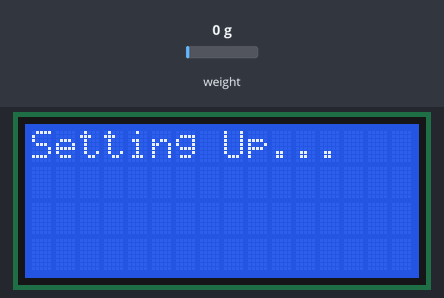
Recording of a sketch running on a simulated ESP8266 (NodeMCU). Shown: 16×4 character LCD. Inputs (shaded band) come from the test bench; at power-on: weight on the scale 0 g. WiFi joins after 1.5 s; servers stay silent unless stated; what the sketch prints to the serial monitor is not drawn.

Above: at 2.7 s.
At 5.7 s:
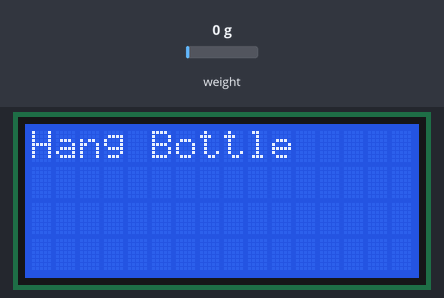
18.1 s: weight on the scale set to 100 g
At 22.9 s:
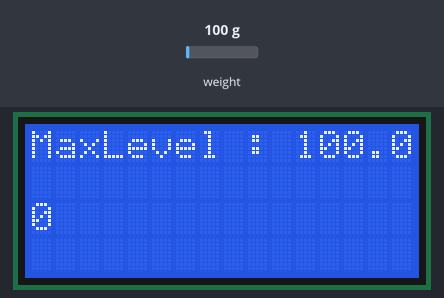
At 25.1 s:
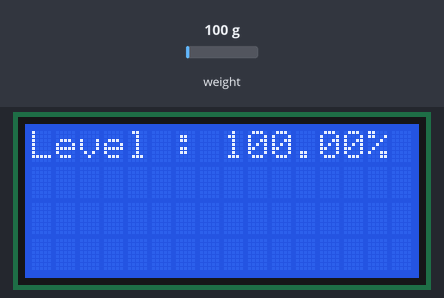
Timing chart, 0 to 26.6 s (numbered marks = the images above; inputs shaded):
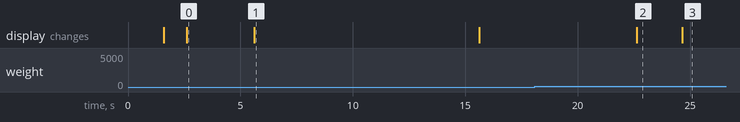

The sketch:

DEVICE_CODE.ino
```cpp
// Display:
// 	GND : GND
// 	VCC : VIN
// 	SDA : D2
// 	SCL : D1

#include "HX711.h"
#include <LiquidCrystal_I2C.h>
#include <ESP8266WiFi.h>
#include <ESP8266HTTPClient.h>

const char* WIFINAME = "JAINAM";
const char* PASS = "12341234";

HTTPClient http;
WiFiServer server(80);
#define Clock 13  // HX711 SCK D7
#define Data 12   // HX711 DT D6

HX711 scale;
LiquidCrystal_I2C lcd(0x27, 16, 4);

float MaxWeight = 0;
float CurrWeight = 0;
float Reading = 0;

void setup() {
  // Initializing LCD
  lcd.init();
  lcd.backlight();

  // Connecting to Wi-Fi
  WiFi.begin(WIFINAME, PASS);
  lcd.setCursor(0, 0);
  lcd.print("Connecting...");
  while (WiFi.status() != WL_CONNECTED) {
    delay(500);
  }
  lcd.clear();
  lcd.print("Starting");
  delay(1000);

  // Setting up Loadcell
  scale.begin(Data, Clock);
  lcd.clear();
  lcd.setCursor(0, 0);
  lcd.print("Setting Up...");
  scale.tare();
  scale.set_scale(-58920); // Calibration factor
  delay(2000);
  lcd.clear();
  lcd.setCursor(0, 0);
  lcd.print("Hang Bottle");
  delay(10000);
  lcd.clear();
  MaxWeight = scale.get_units(20) * 1000;
  delay(2000);
  MaxWeight = scale.get_units(20) * 1000;
  delay(1000);
  Serial.begin(115200);
  lcd.clear();
  lcd.setCursor(0, 0);
  lcd.print("MaxLevel : ");
  lcd.print(MaxWeight);
}

void loop() {
  CurrWeight=scale.get_units(20) * 1000;
  Reading = (CurrWeight * 100) / MaxWeight;
  if(Reading<=0)
  {
    Reading=0;
  }
  if(Reading>=100)
  {
    Reading=100;
  }
  lcd.clear();
  lcd.setCursor(0, 0);
  lcd.print("Level : ");
  Serial.println(Reading);
  lcd.print(Reading);
  lcd.print("%");


  // Power down the scale to save energy
  scale.power_down();
  delay(15000);
  scale.power_up();
}
```

Measured:
- what the display in image 0 shows lasts 3.0 s, from 2.6 s to 5.6 s
- what the display in image 1 shows lasts 10.0 s, from 5.6 s to 15.6 s
- what the display in image 2 shows lasts 2.1 s, from 22.6 s to 24.7 s
